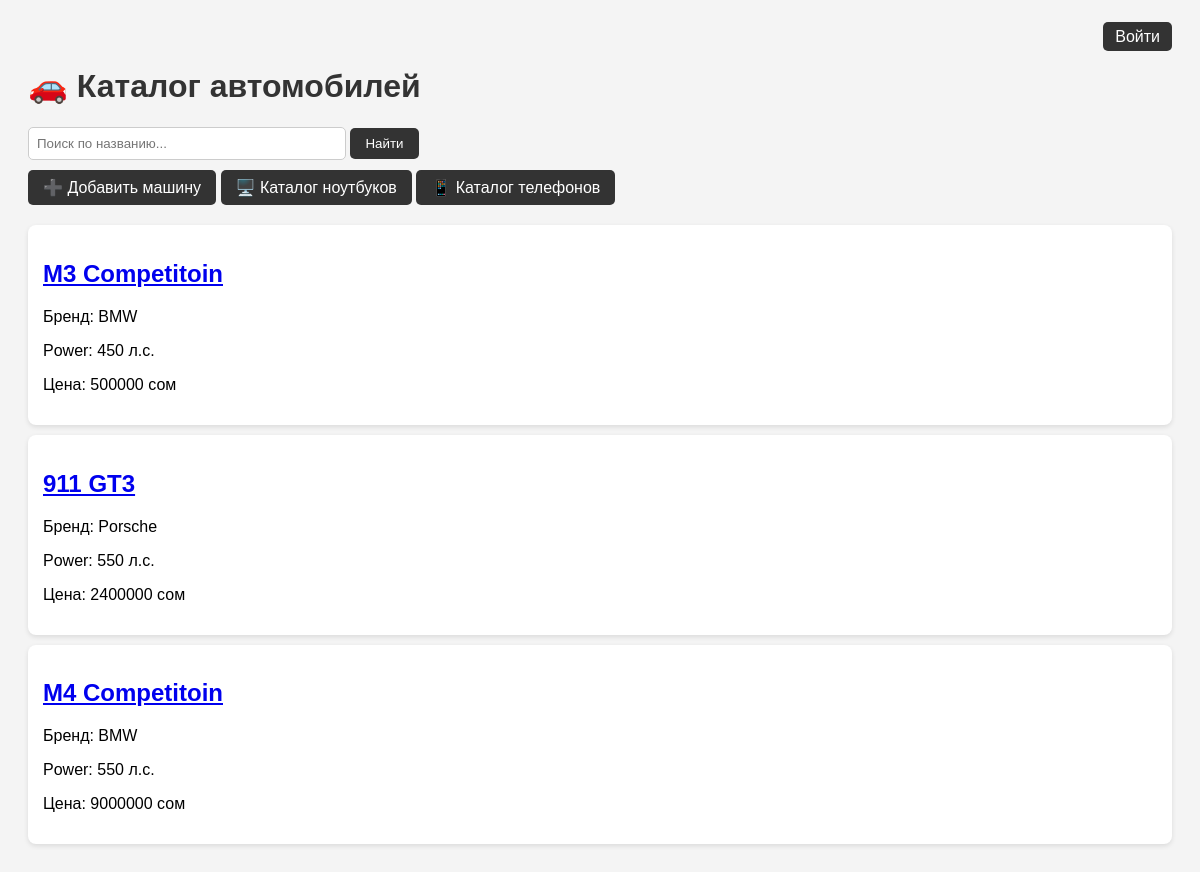
/cars/, run on an earlier commit of the app's database.
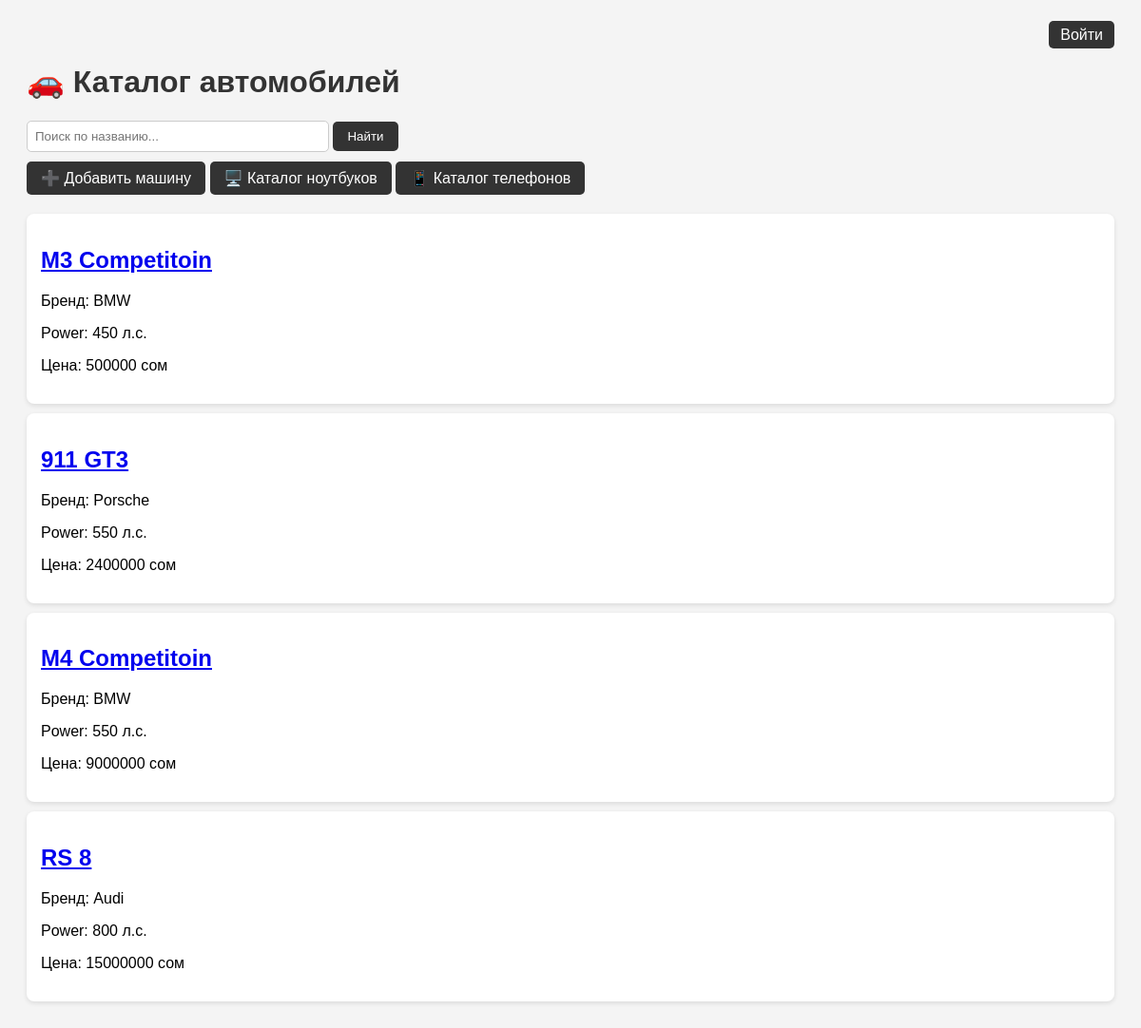
And on a later commit of the database.
### cars/models.py (models this page shows, shortened)
class Car(models.Model):
    name = models.CharField(max_length=100)   # название
    brand = models.CharField(max_length=50)   # бренд
    power = models.IntegerField()              # мощность (л.с.)
    price = models.IntegerField()              # цена

### cars/views.py (the view)
# urls.py: path('', views.car_list, name='car_list'),
def car_list(request):
    query = request.GET.get('q', '') # берём параметр q из URL
    if query:
        cars = Car.objects.filter(
            name__icontains=query # ищем по названию (без учёта регистра)
        ) | Car.objects.filter(
            brand__icontains=query # ищем по бренду (без учёта регистра)
        )
    else:
        cars = Car.objects.all()
    return render(request, 'cars/car_list.html', {
        'cars': cars,
        'query': query, # передаём текущий запрос в шаблон
        })

### cars/templates/cars/car_list.html (shortened to what this page needs)
<!DOCTYPE html>
<html>
<head>
</head>
<body>
    <div style="text-align: right; margin-bottom: 10px;">
        {% if user.is_authenticated %}
            <span>👤 {{ user.username }}</span>
            <a href="/accounts/logout/" style="
                margin-left: 10px;
                padding: 6px 12px;
                background: #e74c3c;
                color: white;
                border-radius: 5px;
                text-decoration: none;
            ">Выйти</a>
        {% else %}
            <a href="/accounts/login/" style="
                padding: 6px 12px;
                background: #333;
                color: white;
                border-radius: 5px;
                text-decoration: none;
            ">Войти</a>
        {% endif %}
    </div>
    <h1>🚗 Каталог автомобилей</h1>
    <form method="GET">
        <input
            type="text"
            name="q"
            value="{{ query }}"
            placeholder="Поиск по названию..."
            style="padding: 8px; width: 300px; border-radius: 5px; border: 1px solid #ccc;"
        >
        <button
            type="submit"
            style="padding: 8px 15px; border-radius: 5px; background: #333; color: white; border: none; cursor: pointer;"
        >
            Найти
        </button>
    </form>
    <a href="/cars/create/" style="
    display: inline-block;
    margin: 10px 0;
    padding: 8px 15px;
    background: #333;
    color: white;
    border-radius: 5px;
    text-decoration: none;
    ">➕ Добавить машину</a>
    <a href="/laptops/" style="
    display: inline-block;
    margin: 10px 0;
    padding: 8px 15px;
    background: #333;
    color: white;
    border-radius: 5px;
    text-decoration: none;
    ">🖥️ Каталог ноутбуков</a>
    <a href="/phones/" style="
    display: inline-block;
    margin: 10px 0;
    padding: 8px 15px;
    background: #333;
    color: white;
    border-radius: 5px;
    text-decoration: none;
    ">📱 Каталог телефонов</a>
    {% for car in cars %}
        <div class="card">
            <h2>
                <a href="/cars/{{ car.id }}/">{{ car.name }}</a>
            </h2>
            <p>Бренд: {{ car.brand }}</p>
            <p>Power: {{ car.power }} л.с.</p>
            <p>Цена: {{ car.price }} сом</p>
        </div>
    {% endfor %}
</body>
</html>

What changed in the data, as far as the page shows it:
added Car: name "RS 8", brand "Audi", power "800", price "15000000"
